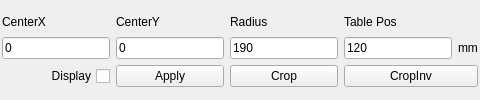
          <widget class="QWidget" name="tab">
           <attribute name="title">
            <string>CropAxial</string>
           </attribute>
           <layout class="QGridLayout" name="gridLayout_34">
            <property name="leftMargin">
             <number>2</number>
            </property>
            <property name="topMargin">
             <number>2</number>
            </property>
            <property name="rightMargin">
             <number>2</number>
            </property>
            <property name="bottomMargin">
             <number>2</number>
            </property>
            <item row="0" column="0">
             <layout class="QGridLayout" name="gridLayout_33">
              <item row="0" column="0">
               <widget class="QLabel" name="label_52">
                <property name="maximumSize">
                 <size>
                  <width>16777215</width>
                  <height>20</height>
                 </size>
                </property>
                <property name="text">
                 <string>CenterX</string>
                </property>
               </widget>
              </item>
              <item row="0" column="1">
               <widget class="QLabel" name="label_46">
                <property name="maximumSize">
                 <size>
                  <width>16777215</width>
                  <height>20</height>
                 </size>
                </property>
                <property name="text">
                 <string>CenterY</string>
                </property>
               </widget>
              </item>
              <item row="0" column="2">
               <widget class="QLabel" name="label_44">
                <property name="maximumSize">
                 <size>
                  <width>16777215</width>
                  <height>20</height>
                 </size>
                </property>
                <property name="text">
                 <string>Radius</string>
                </property>
               </widget>
              </item>
              <item row="0" column="3" colspan="2">
               <widget class="QLabel" name="label_47">
                <property name="maximumSize">
                 <size>
                  <width>16777215</width>
                  <height>20</height>
                 </size>
                </property>
                <property name="text">
                 <string>Table Pos</string>
                </property>
               </widget>
              </item>
              <item row="1" column="0">
               <widget class="QLineEdit" name="lineEdit_PostFOV_X">
                <property name="text">
                 <string>0</string>
                </property>
               </widget>
              </item>
              <item row="1" column="1">
               <widget class="QLineEdit" name="lineEdit_PostFOV_Y">
                <property name="text">
                 <string>0</string>
                </property>
               </widget>
              </item>
              <item row="1" column="2">
               <widget class="QLineEdit" name="lineEdit_PostFOV_R">
                <property name="text">
                 <string>190</string>
                </property>
               </widget>
              </item>
              <item row="1" column="3">
               <widget class="QLineEdit" name="lineEdit_PostTablePosY">
                <property name="text">
                 <string>120</string>
                </property>
               </widget>
              </item>
              <item row="1" column="4">
               <widget class="QLabel" name="label_48">
                <property name="text">
                 <string>mm</string>
                </property>
               </widget>
              </item>
              <item row="2" column="0">
               <widget class="QCheckBox" name="checkBox_PostDispObjOn">
                <property name="enabled">
                 <bool>true</bool>
                </property>
                <property name="layoutDirection">
                 <enum>Qt::RightToLeft</enum>
                </property>
                <property name="text">
                 <string>Display</string>
                </property>
                <property name="checked">
                 <bool>false</bool>
                </property>
               </widget>
              </item>
              <item row="2" column="1">
               <widget class="QPushButton" name="pushButton_PostApplyParam">
                <property name="text">
                 <string>Apply</string>
                </property>
               </widget>
              </item>
              <item row="2" column="2">
               <widget class="QPushButton" name="pushButton_PostDoNow">
                <property name="text">
                 <string>Crop</string>
                </property>
               </widget>
              </item>
              <item row="2" column="3" colspan="2">
               <widget class="QPushButton" name="pushButton_PostDoInv">
                <property name="text">
                 <string>CropInv</string>
                </property>
               </widget>
              </item>
             </layout>
            </item>
           </layout>
          </widget>
